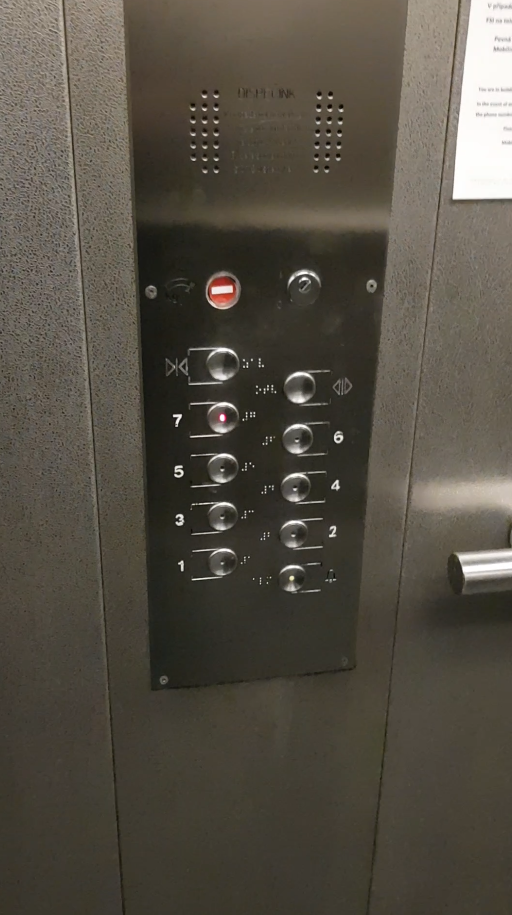
#> input picture main/opencv/data/test_data/a2.png, 512 x 915 px, given in place of the camera
$ python bre_preprocess.py
#> lines starting #> are read from the running program, lines starting #| are printed output that depends on the picture; after the words box and inside, x2 and y2 are one past the last pixel; in counts of white or black regions, pixels touching at a corner belong together
"""A preprocessing module for button recognition.

#Input:         Camera Sensor output
#Output:        Panel ROI and Button ROIs
#Assumptions:   TODO:

This script utilises raw camera data and extracts relevant information
from it for further use. The principles used to process the data are:
    grayscaling
    median filtering
    canny edge detection
    candidate ROI extraction
    size filtering

Typical usage example:
TODO:
"""
from imutils import contours
import imutils
import cv2
import matplotlib
import numpy as np


class Video:
    """An object representing the data given.

    Attributes:
        id
        image

    Methods:
        aaa
        bbb

    Raises:
        jeden rejz
        druhy rejz
    """
    def __init__(self, id, camera_number):
        """Initializes the class and calls its methods."""
        self.id = id
        self.camera_number = camera_number
        self.create_video_object()

    def create_video_object(self):
        """Creates VideoCapture object."""
        self.VideoFeed = cv2.VideoCapture(self.camera_number)
        return self.VideoFeed

    def read_next_video_frame(self):
        """Reads a current frame from the camera."""
        success, frame = self.VideoFeed.read()
#> frame is the input picture: shape (915, 512, 3); mean B, G, R 68.4, 79, 84.7
        if success:
            return frame
        else:
            print("Problem occured getting next frame")

    def load_static_image(self):
        pass

class Preprocess:
    """An object representing the the preprocessing algorithm.

    Attributes:
        xxx
        yyy

    Methods:
        measure_perf:
        bbb

    Raises:
        jeden rejz
        druhy rejz
    """
    def __init__(self, id, video_instance):
        """Initializes the class and calls its methods."""
        self.id = id
        self.tick_init = cv2.getTickCount()
        self.video_instance = video_instance
        self.image_raw = video_instance.read_next_video_frame()
        self.image = None
        self.ROI_panel = None
        self.ROI_buttons = None
        self.sorted_label = None

    def measure_perf(self, start, end, name='Script'):
        """Measures performance of a piece of code.

        Arguments:
            start:      getTickCount from the beggining of code snippet
            end:        getTickCount from the end of a snippet of code

        Returns:
            time:       Time (in seconds) that the code snippet takes to run

        Raises:
            TypeError:  Wrong Inputs
        """
        if isinstance(start, int) and isinstance(end, int):
            time = (end - start)/cv2.getTickFrequency()
        else:
            raise TypeError("Wrong Inputs, inputs need to be integer.")
        print(f'{name} took {time}s to run')
        return time

    def adjust_brightness_dynamic(self):
        self.image = imutils.adjust_brightness_contrast(self.image,0,0)
        return self.image

    def grayscale(self):
        self.image = cv2.cvtColor(self.image, cv2.COLOR_BGR2GRAY)
        return self.image

    def median_filter(self, kernelsize = 3):
#> called with kernelsize = 3
        self.image = cv2.medianBlur(self.image, kernelsize)
        return self.image

    def canny_edge_extraction(self, sigma = 0.33):
#> called with sigma = 0.33
        self.edges = imutils.auto_canny(self.image, sigma)
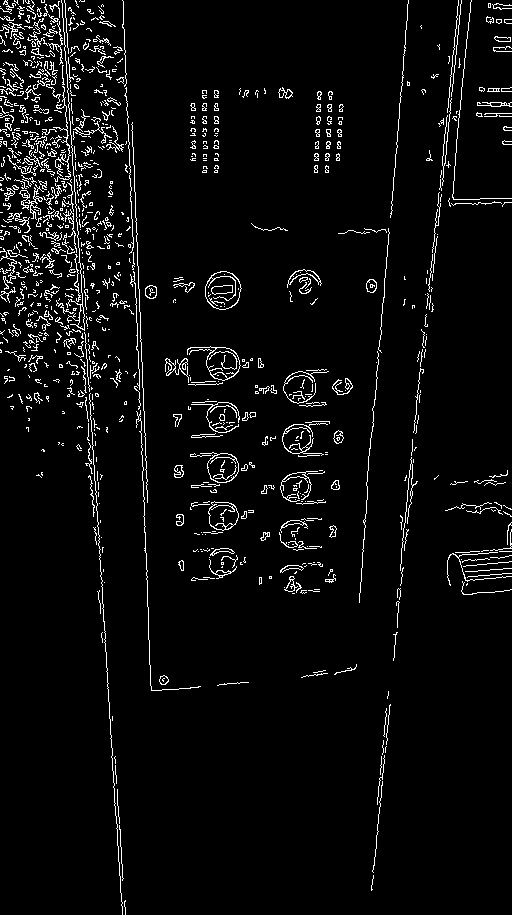
#> self.edges: shape (915, 512); 4.4% white in thin lines or dots
        self.edges = cv2.dilate(self.edges, None, iterations=2)
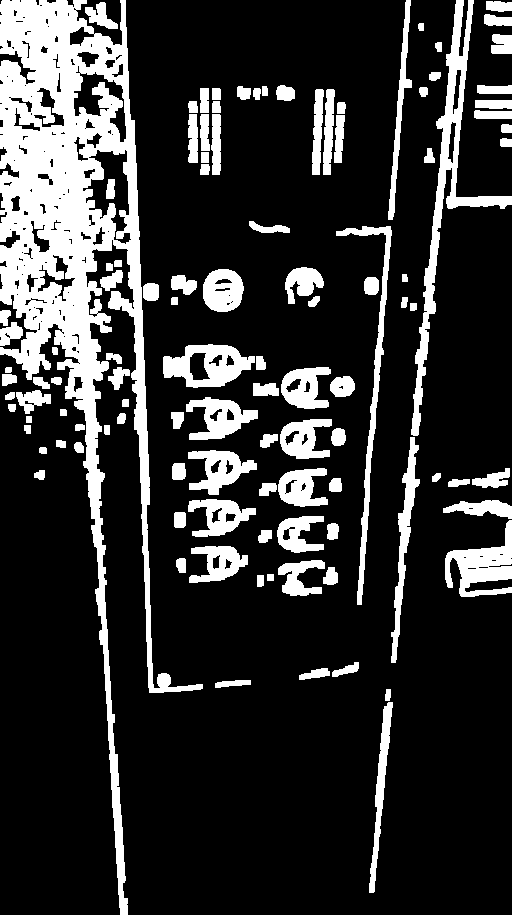
#> self.edges: shape (915, 512); 19.6% white; 110 white regions, largest, box (x1, y1, x2, y2) and area: (0, 0, 203, 915) 43951, (411, 0, 512, 436) 5590, (445, 520, 512, 597) 2509
        self.edges = cv2.erode(self.edges, None, iterations=1)
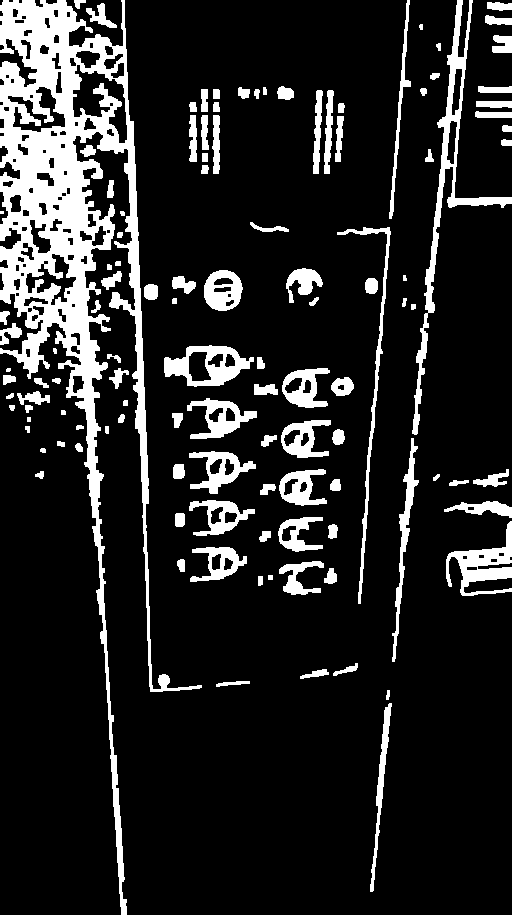
#> self.edges: shape (915, 512); 14.7% white; 117 white regions (2 under 20 px)
        return self.edges

    def candidate_extraction(self):
        self.cnts = cv2.findContours(self.edges, mode = cv2.RETR_EXTERNAL, method = cv2.CHAIN_APPROX_SIMPLE)
#> self.cnts = 117 contours, 17 with area under 20; largest, box (x1, y1, x2, y2) and area: (0, 0, 202, 915) 39886, (412, 0, 512, 435) 3877, (164, 345, 254, 387) 2372, (446, 521, 512, 596) 1816, (187, 398, 257, 439) 1312
        cnts = cv2.findContours(self.edges, mode = cv2.RETR_EXTERNAL, method = cv2.CHAIN_APPROX_SIMPLE)
#> cnts has the same summary as self.cnts
        cnts = imutils.grab_contours(cnts)
        for (i, c) in enumerate(cnts):
            self.orig_label = contours.label_contour(self.image, c, i, color= [240, 0, 159])
#> this loop made 117 passes
#> c on passes 7, 38: [[268, 575], [268, 579], [272, 579], [272, 575]], [[27, 417], [27, 421], [30, 421], [30, 417]]
#> pass 2, in candidate_extraction, `self.orig_label = contours.label_contour(self.image, c, i, color= [240..`:
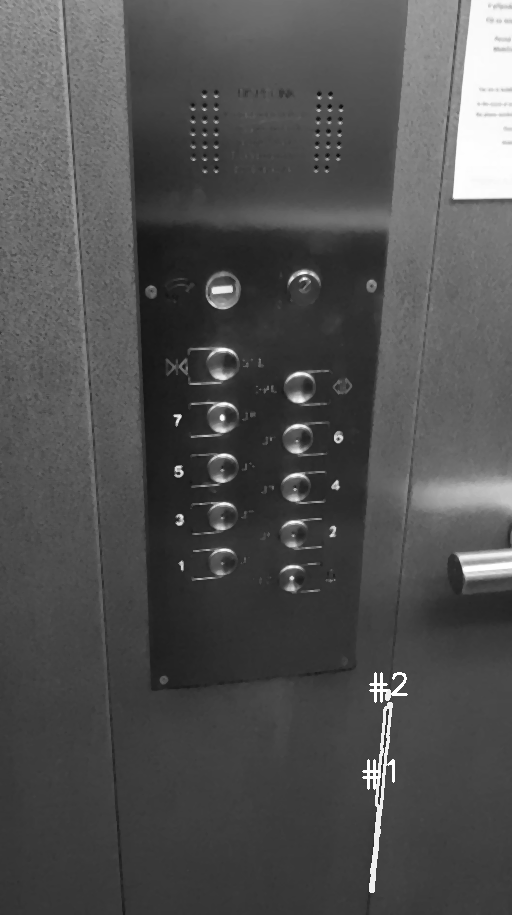
#> self.orig_label: shape (915, 512); min 9, max 255, mean 80.3
#> pass 3, in candidate_extraction, `self.orig_label = contours.label_contour(self.image, c, i, color= [240..`:
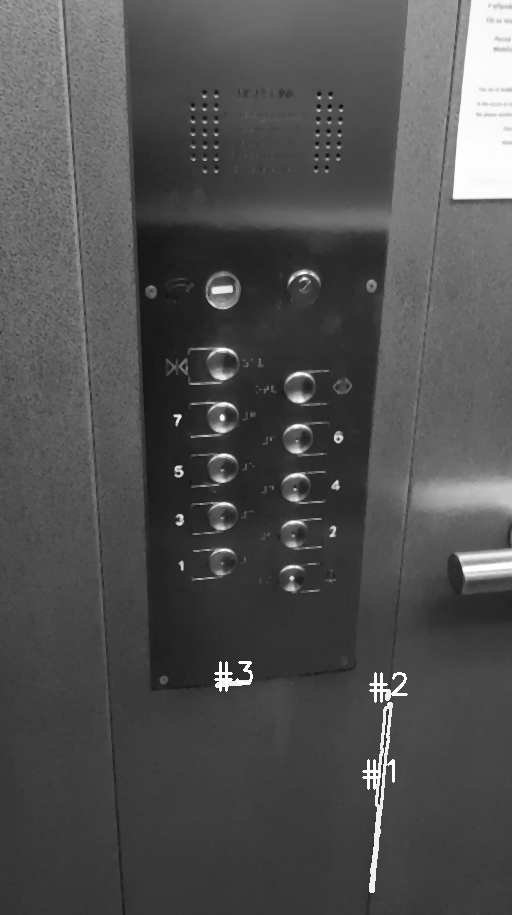
#> self.orig_label: shape (915, 512); 0.11% of pixels changed, all inside (x1, y1, x2, y2) = (214, 661, 253, 692)
#> after the loop:
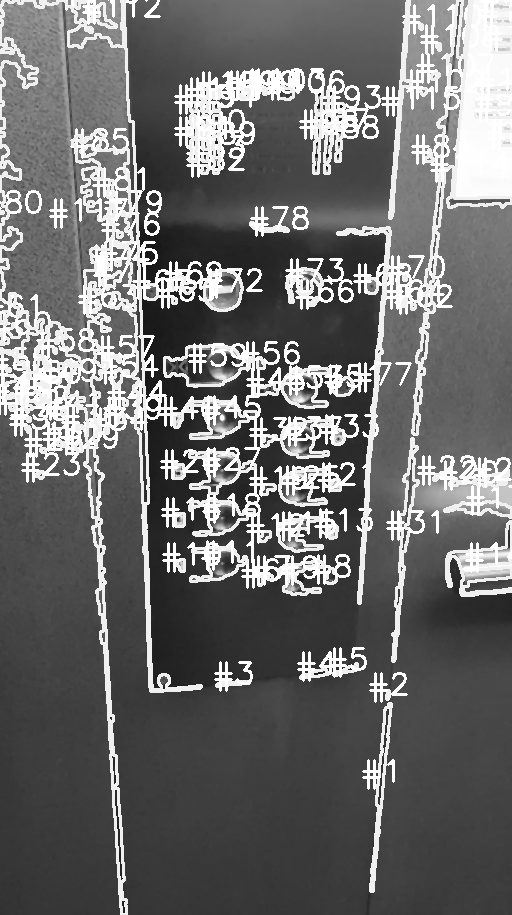
#> self.image: shape (915, 512); min 9, max 255, mean 109.7
        (cnts, boundingBoxes) = contours.sort_contours(cnts, method = "bottom-to-top")
#> boundingBoxes = 117 items, first 6: (370, 703, 22, 189), (386, 690, 4, 10), (216, 681, 34, 6), (300, 669, 29, 10), (333, 663, 25, 13), (258, 576, 5, 10)
        self.clone = self.image.copy()
        for (i, c) in enumerate(cnts):
            self.sorted_label = contours.label_contour(self.clone, c, i, color= [240, 0, 159])

    def size_filter(self):
        for (i, c) in enumerate(self.cnts[1]):
            rect = cv2.minAreaRect(c)
            box = cv2.boxPoints(rect)
            box = np.int0(box)
            self.image = cv2.drawContours(self.imgage,[box],0,(0,0,255),2)
#> this loop made 1 pass
        pass

    def export(self):
        pass

    def show(self, name, frame = False):
        cv2.imshow(name,frame)

    def cleanup(self):
        """Cleanup used resources."""
        print("Cleaning up resources.")
        self.video_instance.VideoFeed.release()
        cv2.destroyAllWindows()

    def run(self):
        """A method made to be looped indefinitely."""
        try:
            pass
        except:
            pass
        else:
            while True:
                start = cv2.getTickCount()
                self.image = self.video_instance.read_next_video_frame()
                self.show("raw", self.image)
                self.adjust_brightness_dynamic()
                self.show("adj_brt", self.image)
                self.grayscale()
                self.show("gray", self.image)
                self.median_filter(kernelsize = 3)
                self.show("median", self.image)
                self.canny_edge_extraction(sigma = 0.33)
                self.show("edges", self.edges)
                self.candidate_extraction()
                self.show("cnts", self.orig_label)
                if not self.clone is None:
                    self.show("drawed", self.clone)
                if not self.sorted_label is None:
                    self.show("cnts_sorted", self.sorted_label)
                self.size_filter()
                self.show("rectangles", self.image)
                end = cv2.getTickCount()
                #self.measure_perf(start,end)
                if cv2.waitKey(1) & 0xFF == ord("q"):
                    break
        finally:
            self.cleanup()

def main():
    cap = Video(id = 1, camera_number = 0)
    loop = Preprocess(id = 1, video_instance = cap)
    loop.run()

if __name__ == "__main__":
#> (the run stopped early here; a loop or call above may not have finished)
